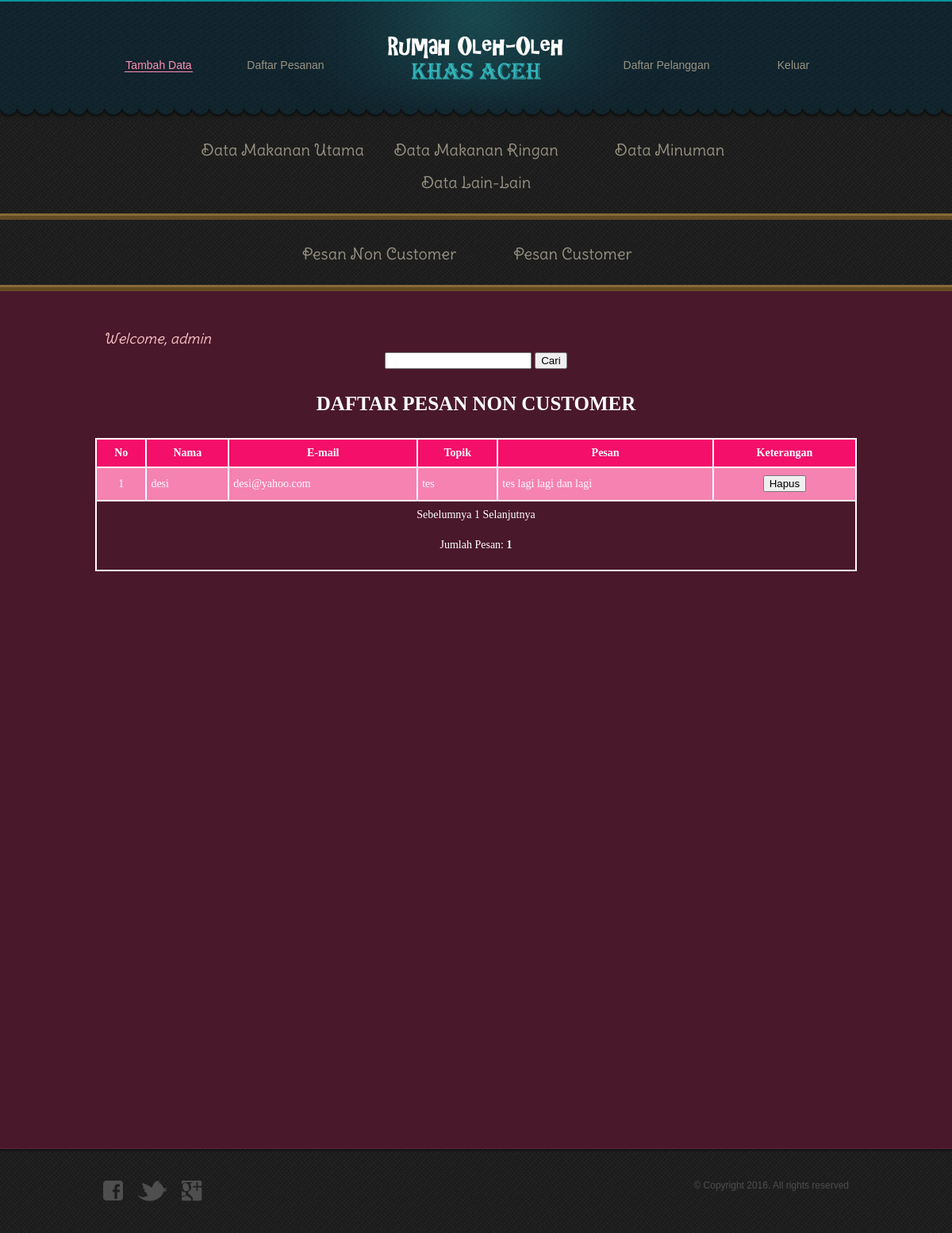
Page /admin/pesan_noncustomer.php (signed in) on the committed database.
### tables this page shows
CREATE TABLE IF NOT EXISTS `pesan_non_customer` (
  `id_pesan` int(5) NOT NULL AUTO_INCREMENT,
  `nama` varchar(30) NOT NULL,
  `email` varchar(30) NOT NULL,
  `topik` varchar(20) NOT NULL,
  `pesan` varchar(500) NOT NULL,
  PRIMARY KEY (`id_pesan`)
);

### admin/pesan_noncustomer.php (the view, shortened to what this page needs)
<!DOCTYPE html>
<?php
	$cari = $_GET ['cari'];
?>
<html>
<head>
	<link rel="stylesheet" type="text/css" href="../css/style.css">
</head>
<body>
	<?php
		include 'header.php';
		if ($cari == '')
		{
	?>
	<div id="body">
		<div id="about">
		<h3>
			<?php
				echo"<i>Welcome, ".$_SESSION['username']." </i>";
			?>
		</h3>
		<center>
			<form method="get" action="pesan_noncustomer.php">
			<center>
				<input type="text" name="cari">
				<input type="submit" name="submit" value="Cari" class="button">
			</center>
			</form>
		</center>
		<br><br>
			<h1 align="center"><b>DAFTAR PESAN NON CUSTOMER</b></h1>
		<br><br>
			<table border="1" align="center" bordercolor="#ffffff" cellspacing="0" cellpadding="5" width="100%" height="100%">
				<tr bgcolor="#f30f6a" align="center">
					<td><b>No</b></td>
					<td><b>Nama</b></td>
					<td><b>E-mail</b></td>
					<td><b>Topik</b></td>
					<td><b>Pesan</b></td>
					<td><b>Keterangan</b></td>
				</tr>
				<?php
					$batas   = 10;
					if(empty($_GET['halaman'])){
						$posisi  = 0;
						$halaman = 1;
					}
					else{
						$halaman= $_GET['halaman'];
						$posisi = ($halaman-1) * $batas;
					}
					$result = mysql_query("SELECT * FROM pesan_non_customer LIMIT $posisi, $batas");
					$no = $posisi+1;
					while($data = mysql_fetch_assoc($result)){ ?>
				<tr bgcolor='#f682b1'>
					<td height='30' align='center'><?php echo $no ?></td>
					<td><?php echo $data['nama'] ?></td>
					<td><?php echo $data['email'] ?></td>
					<td><?php echo $data['topik'] ?></td>
					<td><?php echo $data['pesan'] ?></td>
					<td align='center'>
						<a href="hapuspesan_noncustomer.php?id=<?php echo $data['id_pesan'] ?>" title="Hapus" onclick="return confirm('Apakah Anda akan menghapus data ini?');"><button>Hapus</button></a>
					</td>
               </tr>
			   <?php
					$no++;
					}
					$tampil = mysql_query("SELECT * FROM pesan_non_customer GROUP BY nama");
					$jmldata = mysql_num_rows($tampil);
					$jmlhal  = ceil($jmldata/$batas);
					echo"<tr>
						<td colspan='9' align=center>
						";
								if($halaman > 1){
									$prev=$halaman-1;
									echo "<span class=prevnext><a href=$_SERVER[PHP_SELF]?halaman=$prev id='font'>Sebelumnya </a></span> ";
								}
								else{
									echo "<center><span class=disabled id='font'>Sebelumnya </span>";
								}
								for($i=1;$i<=$jmlhal;$i++)
								if ($i != $halaman){
									echo " <a href=$_SERVER[PHP_SELF]?halaman=$i id='font'>$i</a> ";
								}
								else{
									echo "<span class=current id='font'>$i </span>";
								}
								if($halaman < $jmlhal){
									$next=$halaman+1;
									echo "<span class=prevnext><a href=$_SERVER[PHP_SELF]?halaman=$next id='font'> Selanjutnya</a></span>";
								}
								else{
									echo "<span class=disabled id='font'> Selanjutnya</span></center>";
								}
								echo "</div><p align=center id='font'>Jumlah Pesan: <b>$jmldata</b></p>";
							?>
		</div>
<?php }
	include 'footer.php';
?>
</body>
</html>

### css/style.css (style rules this page uses)
#body #about h1 b { color:#ffffff; font-size: 25px; font-family: 'georgia'; }
table { color: #ffffff; font-family: 'Georgia'; font-size: 14px; font-weight: normal; line-height: 24px; text-align:middle; border-style:solid; border-color:#ffffff; }
body { background: url(../images/bg-body.jpg) repeat left top; font-family: Arial, Helvetica, sans-serif; font-size: 14px; line-height: 1; margin: 0; min-width: 960px; padding: 0; }
a { outline: none; }
#body { background: #4a182b; border-bottom: 1px solid #5f233a; min-height: 1050px; padding: 15px 0 15px; width: 100%; }
#body > div { margin: 0 auto; padding: 0; width: 960px; }
#body #about h1 { color: #fcc5c9; font-size: 24px; font-family: 'DeliusSwashCaps-Regular'; font-weight: normal; line-height: 30px; margin: 0; padding: 0 10px; }
#body #about h3 { color: #fcc5c9; font-size: 18px; font-family: 'DeliusSwashCaps-Regular'; font-weight: normal; margin: 0; padding: 36px 10px 8px; }

### rows in the picture
pesan_non_customer: nama "desi", email "desi@yahoo.com", topik "tes", pesan "tes lagi lagi dan lagi"

### other values in the picture
$_SESSION['username'] "admin"
$jmldata "1"
